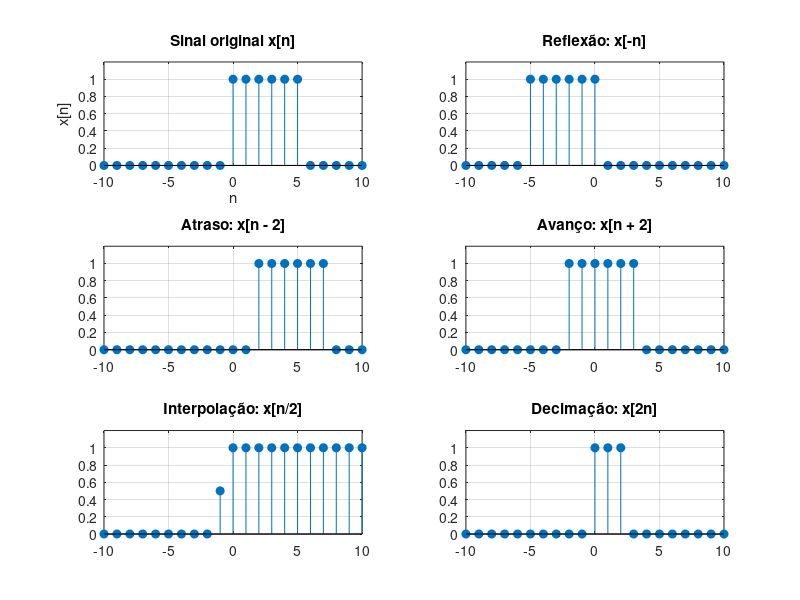

Here is the MATLAB script that generated this plot:
%Script: operacoes_basicas_discreto.m

close all;
clear all;
clc;


% Definir o eixo do sinal
n = -10:10;  % 21 amostras: de -10 a 10

% Sinal original (função anônima)
x = @(n) (n >= 0 & n <= 5);   % pulso retangular

%x = @(n) (2*sin(pi/4*n));

%x = @(n) n .* (n >= 0 & n <= 4);

% 1) Deslocamento
x_atraso   = @(n,k) x(n - abs(k));
x_avanco = @(n, k) x(n + abs(k));


% 2) Reflexão
x_reflex = @(n) x(-n);


% 3) Reamostragem (Escalonamento)
% Decimação (Compressão)
x_compress = @(n, k) x(abs(k)*n);


% Interpolação (Expansão) - tratando índices inteiros, múltiplos de k
x_expan = @(n, k) x(n/k).*(mod(n,k)==0) + 0.5*( x((n-1)/2) + x((n+1)/2) ).*(mod(n,k)~=0);


kd = 2; % fator de deslocamento
ke = 2; % fator de escalamento

figure;
subplot(3,2,1);
stem(n, x(n), 'filled');
title('Sinal original x[n]');
xlabel('n'); ylabel('x[n]');
grid on;
ylim(ylim*1.2)

subplot(3,2,3);
stem(n, x_atraso(n, kd), 'filled');
title(sprintf('Atraso: x[n - %d]', abs(kd)));
grid on;
ylim(ylim*1.2)

subplot(3,2,4);
stem(n, x_avanco(n, kd), 'filled');
title(sprintf('Avanço: x[n + %d]', abs(kd)));
grid on;
ylim(ylim*1.2)

subplot(3,2,5);
stem(n, x_expan(n, ke), 'filled');
title(sprintf('Interpolação: x[n/%d]', abs(ke)));
grid on;
ylim(ylim*1.2)

subplot(3,2,6);
stem(n, x_compress(n, ke), 'filled');
title(sprintf('Decimação: x[%dn]', abs(ke)));
grid on;
ylim(ylim*1.2)

subplot(3,2,2);
stem(n, x_reflex(n), 'filled');
title('Reflexão: x[-n]');
grid on;
ylim(ylim*1.2)

% 4) Operação combinada
% y[n] = x[2n - 4]
##x_comb = @(n) x(2*n - 4);
##
##figure;
##stem(n, x_comb(n), 'filled');
##title('Operação combinada: x[2n - 4]');
##grid on;
##ylim(ylim*1.2);
